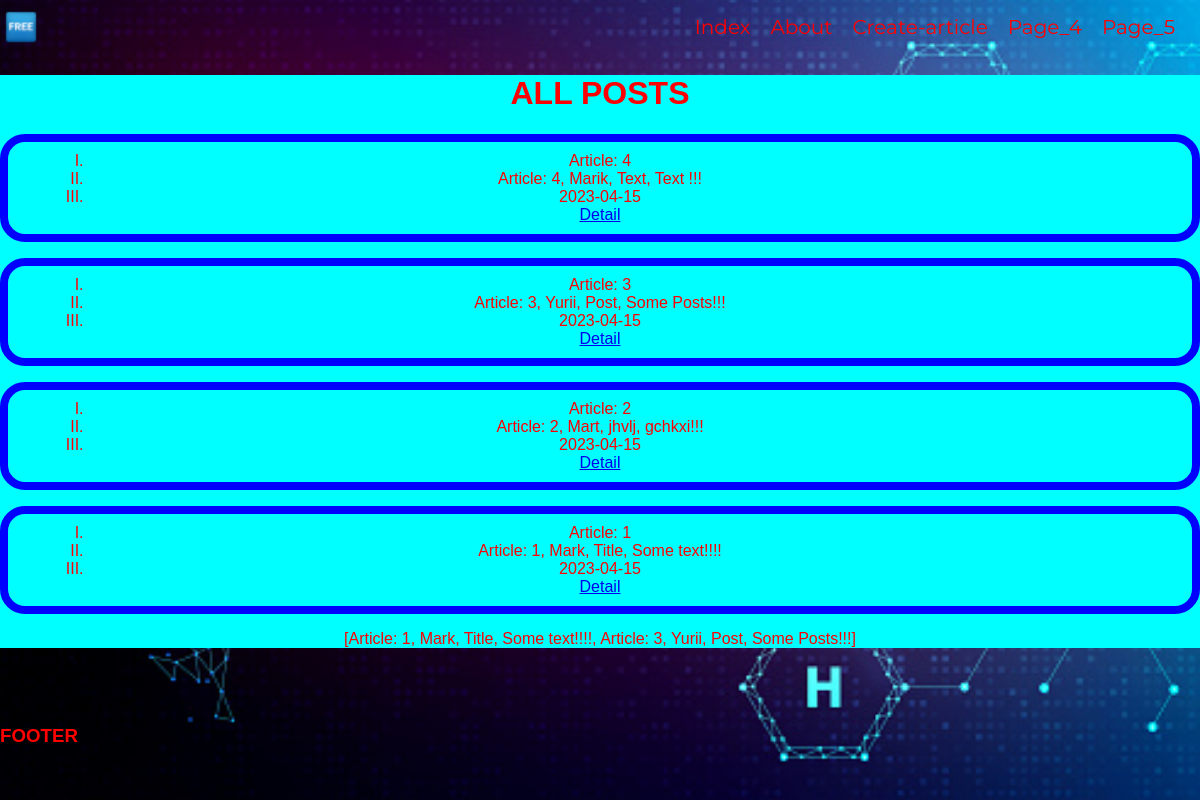
Page /posts on the earlier database version.
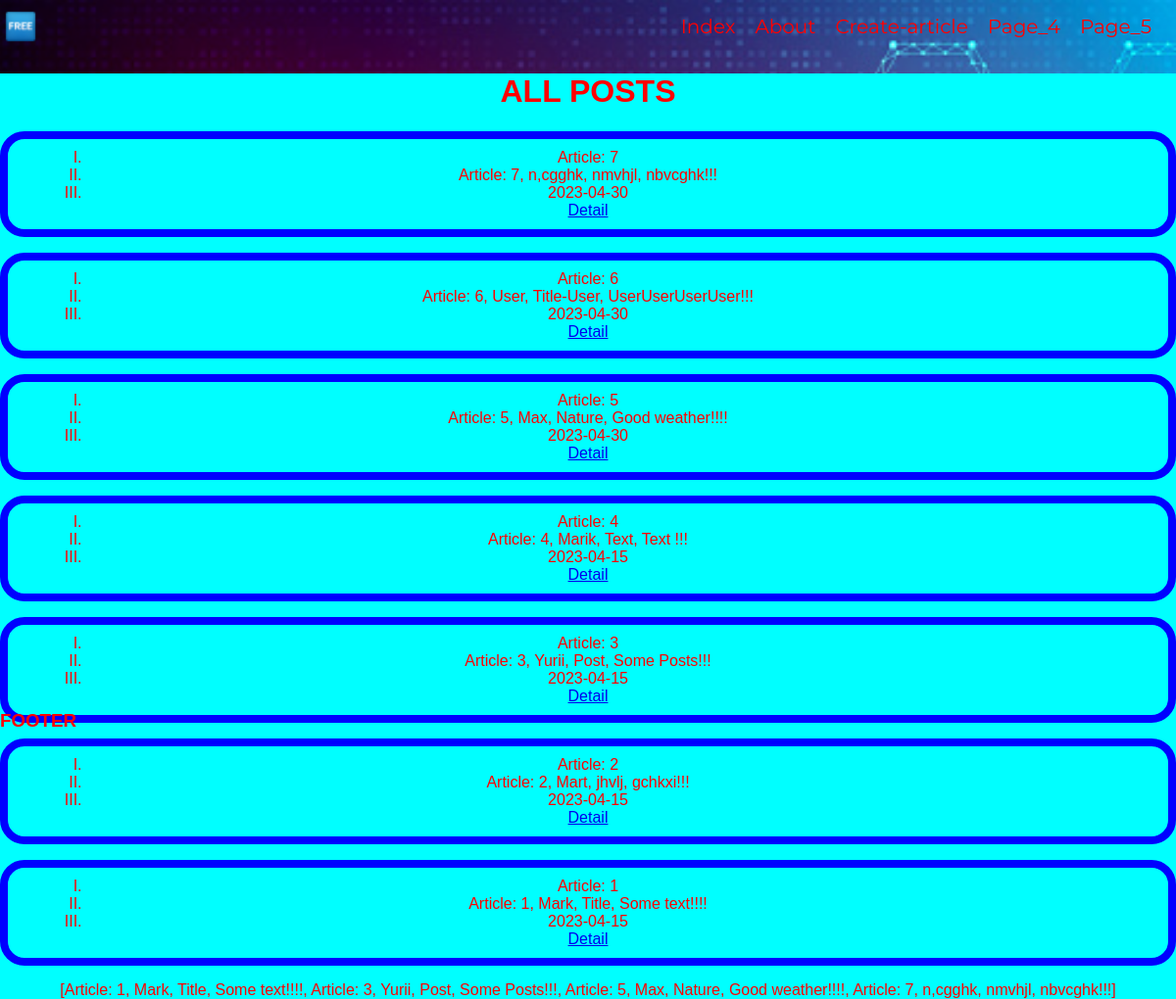
Same page on the later database version.
### main.py (models this page shows, shortened)
class Article(db.Model):
    id = db.Column(db.Integer, primary_key=True)
    username = db.Column(db.String, unique=True, nullable=False)
    title = db.Column(db.String(100), nullable=False)
    text = db.Column(db.Text, nullable=False)
    date = db.Column(db.DateTime, default=datetime.utcnow)
    def __repr__(self):
        return f"Article: {self.id}, {self.username}, {self.title}, {self.text}!!!"

### main.py (the view)
@app.route('/posts')
def posts():
    article = Article.query.order_by(Article.date.desc()).all()
    return render_template('posts.html', articles=article)

### templates/posts.html (shortened to what this page needs)
{% extends "base.html" %}
{% block body %}
<div class="posts">
    <h1>ALL POSTS</h1>
    {% for el in articles%}
       <ol type="I" class="posts-list">
            <li>Article: {{el.id}}</li>
            <li>{{el}}</li>
            <li>{{el.date.date()}}</li>
            <a class="button" href="/posts/{{ el.id }}">Detail</a>
        </ol>
    {% endfor%}
    {{articles[::-2]}}
</div>
{% endblock %}

Differences in the rows shown:
added Article: id "7", id+username+title "Article: 7, n,cgghk, nmvhjl, nbvcghk!!!", date "2023-04-30"
added Article: id "6", id+username+title "Article: 6, User, Title-User, UserUserUserUser!!!", date "2023-04-30"
added Article: id "5", id+username+title "Article: 5, Max, Nature, Good weather!!!!", date "2023-04-30"
computed for Article "Article: 1, Mark, Title, Some text!!!!": id+username+title "[Article: 1, Mark, Title, Some text!!!!, Article: 3, Yurii, Post, Some Posts!!!]" → "…3, Yurii, Post, Some Posts!!!, Article: 5, Max, Nature, Good weather!!!!, Article: 7, n,cgghk, nmvhjl, nbvcghk!!!]"
